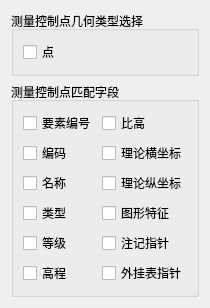
           <widget class="QWidget" name="tab_Layer_A">
            <attribute name="title">
             <string>测量控制点</string>
            </attribute>
            <layout class="QGridLayout" name="gridLayout_11">
             <item row="0" column="0">
              <widget class="QGroupBox" name="groupBox_A_GeoType">
               <property name="title">
                <string>测量控制点几何类型选择</string>
               </property>
               <layout class="QGridLayout" name="gridLayout_9">
                <item row="0" column="0">
                 <widget class="QCheckBox" name="checkBox_Point_A">
                  <property name="text">
                   <string>点</string>
                  </property>
                 </widget>
                </item>
               </layout>
              </widget>
             </item>
             <item row="1" column="0">
              <widget class="QGroupBox" name="groupBox_A">
               <property name="minimumSize">
                <size>
                 <width>0</width>
                 <height>0</height>
                </size>
               </property>
               <property name="title">
                <string>测量控制点匹配字段</string>
               </property>
               <layout class="QGridLayout" name="gridLayout_8">
                <item row="0" column="0">
                 <widget class="QCheckBox" name="checkBox_YaoSuBianHao_A">
                  <property name="text">
                   <string>要素编号</string>
                  </property>
                 </widget>
                </item>
                <item row="0" column="1">
                 <widget class="QCheckBox" name="checkBox_BiGao_A">
                  <property name="text">
                   <string>比高</string>
                  </property>
                 </widget>
                </item>
                <item row="1" column="0">
                 <widget class="QCheckBox" name="checkBox_BianMa_A">
                  <property name="text">
                   <string>编码</string>
                  </property>
                 </widget>
                </item>
                <item row="1" column="1">
                 <widget class="QCheckBox" name="checkBox_LiLunHengZuoBiao_A">
                  <property name="text">
                   <string>理论横坐标</string>
                  </property>
                 </widget>
                </item>
                <item row="2" column="0">
                 <widget class="QCheckBox" name="checkBox_MingCheng_A">
                  <property name="text">
                   <string>名称</string>
                  </property>
                 </widget>
                </item>
                <item row="2" column="1">
                 <widget class="QCheckBox" name="checkBox_LiLunZongZuoBiao_A">
                  <property name="text">
                   <string>理论纵坐标</string>
                  </property>
                 </widget>
                </item>
                <item row="3" column="0">
                 <widget class="QCheckBox" name="checkBox_LeiXing_A">
                  <property name="text">
                   <string>类型</string>
                  </property>
                 </widget>
                </item>
                <item row="3" column="1">
                 <widget class="QCheckBox" name="checkBox_TuXingTeZheng_A">
                  <property name="text">
                   <string>图形特征</string>
                  </property>
                 </widget>
                </item>
                <item row="4" column="0">
                 <widget class="QCheckBox" name="checkBox_DengJi_A">
                  <property name="text">
                   <string>等级</string>
                  </property>
                 </widget>
                </item>
                <item row="4" column="1">
                 <widget class="QCheckBox" name="checkBox_ZhuJiZhiZhen_A">
                  <property name="text">
                   <string>注记指针</string>
                  </property>
                 </widget>
                </item>
                <item row="5" column="0">
                 <widget class="QCheckBox" name="checkBox_GaoCheng_A">
                  <property name="text">
                   <string>高程</string>
                  </property>
                 </widget>
                </item>
                <item row="5" column="1">
                 <widget class="QCheckBox" name="checkBox_WaiGuaBiaoZhiZhen_A">
                  <property name="text">
                   <string>外挂表指针</string>
                  </property>
                 </widget>
                </item>
               </layout>
              </widget>
             </item>
            </layout>
           </widget>
